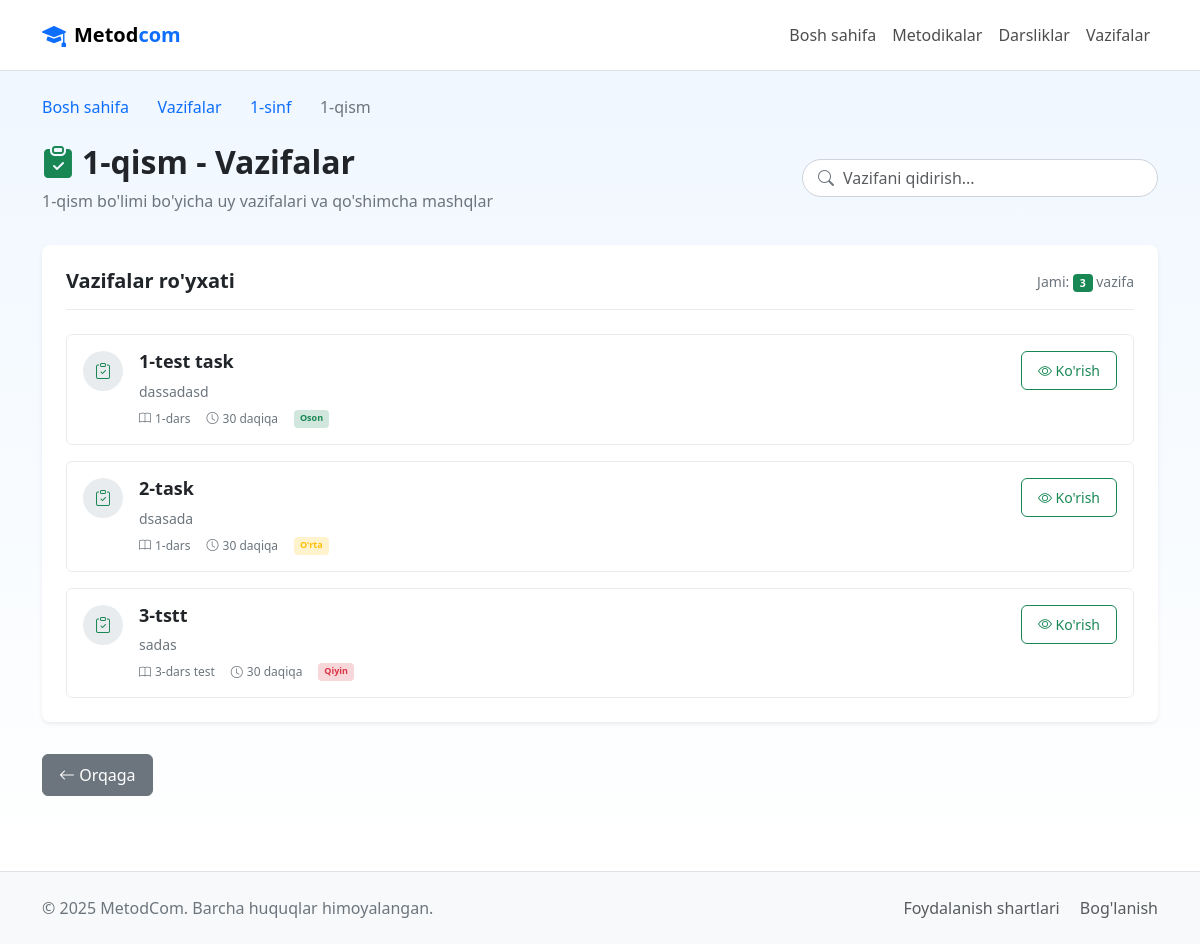
The app's page /tasks/section/3/ (signed in), older data.
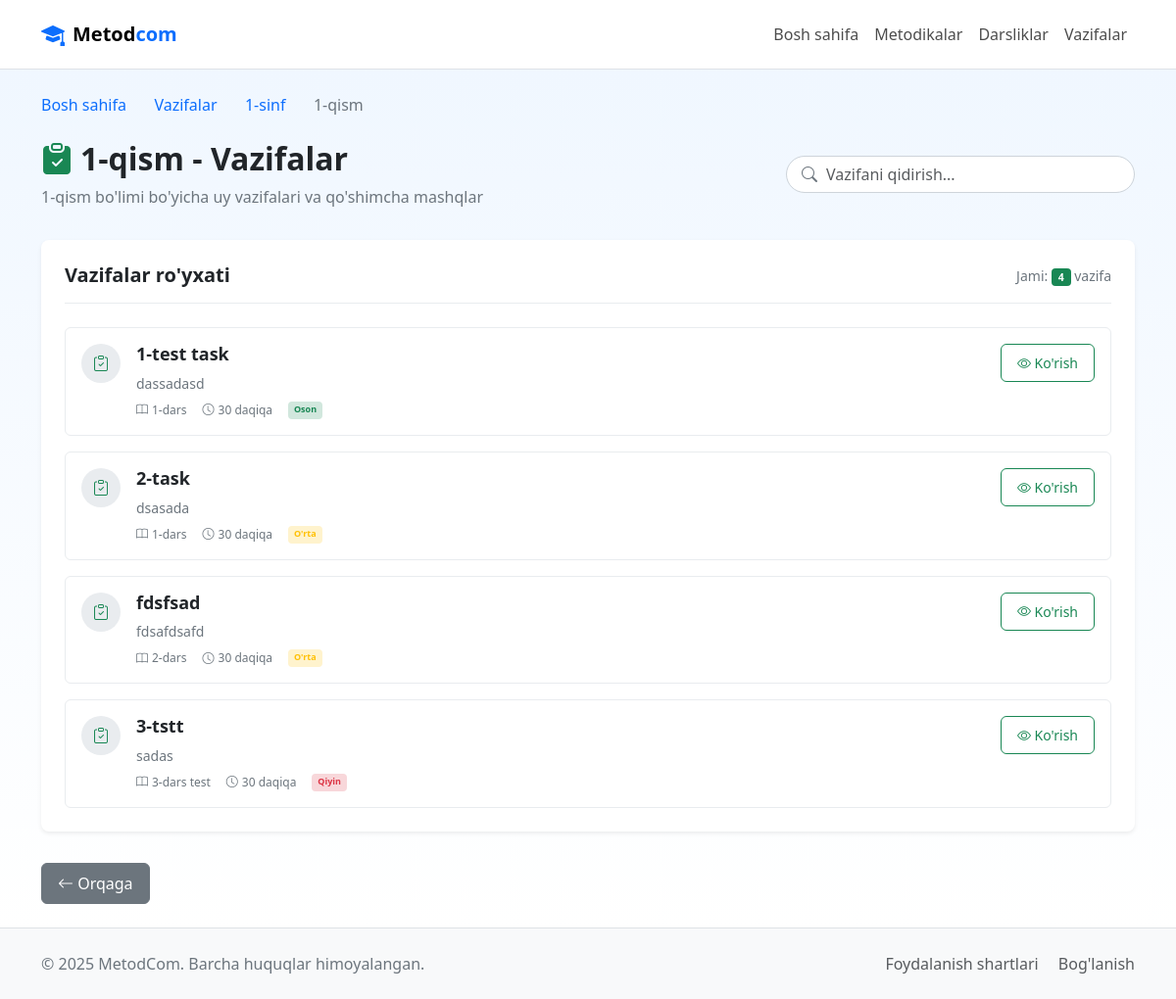
The same page, newer data.
### maktab/models.py (models this page shows, shortened)
class Task(models.Model):
    DIFFICULTY_CHOICES = [
        ('easy', 'Oson'),
        ('medium', 'Orta'),
        ('hard', 'Qiyin'),
    ]
    title = models.CharField(max_length=200, verbose_name="Vazifa nomi")
    lesson = models.ForeignKey(Lesson, on_delete=models.CASCADE, related_name="tasks", verbose_name="Dars")
    difficulty = models.CharField(max_length=10, choices=DIFFICULTY_CHOICES, default='medium', verbose_name="Qiyinlik darajasi")
    description = models.TextField(verbose_name="Vazifa tavsifi")
    instructions = models.TextField(verbose_name="Bajarish yo'riqnomasi")
    time_estimate = models.PositiveIntegerField(default=30, verbose_name="Bajarish vaqti (daqiqa)")
    created_at = models.DateTimeField(auto_now_add=True, verbose_name="Yaratilgan vaqt")
    is_active = models.BooleanField(default=True, verbose_name="Faol")
    class Meta:
        verbose_name = "Vazifa"
        verbose_name_plural = "Vazifalar"
        ordering = ['lesson__order', 'title']

class Lesson(models.Model):
    title = models.CharField(max_length=200, verbose_name="Dars nomi")  # Masalan, Kirish
    section = models.ForeignKey(Section, on_delete=models.CASCADE, related_name="lessons", verbose_name="Qism")
    order = models.PositiveIntegerField(default=1, verbose_name="Tartib raqami")
    description = models.TextField(blank=True, verbose_name="Tavsif")
    class Meta:
        verbose_name = "Dars"
        verbose_name_plural = "Darslar"
        ordering = ['order']

### maktab/views.py (the view)
# urls.py: path('tasks/section/<int:section_id>/', views.task_by_subject, name='task_by_subject'),  # Vazifalar ro'yxati
@login_required
def task_by_subject(request, section_id):
    section = get_object_or_404(Section, id=section_id)
    lessons = Lesson.objects.filter(section=section).order_by('order')
    tasks = []
    for lesson in lessons:
        lesson_tasks = Task.objects.filter(lesson=lesson, is_active=True).order_by('title')
        for task in lesson_tasks:
            tasks.append(task)
    context = {
        'section': section,
        'lessons': lessons,
        'subject': section.subject,
        'grade': section.subject.grade,
        'tasks': tasks,
    }
    return render(request, 'school/task_final_list.html', context)

### templates/school/task_final_list.html (shortened to what the changed rows need)
{% load static %}
<!DOCTYPE html>
<html lang="uz">
<head>
  <link href="https://cdn.jsdelivr.net/npm/bootstrap@5.3.0/dist/css/bootstrap.min.css" rel="stylesheet">
  <link rel="stylesheet" href="https://cdn.jsdelivr.net/npm/bootstrap-icons@1.11.1/font/bootstrap-icons.css">
  <link rel="stylesheet" href="/static/css/lesson_list.css">
</head>
<body>
  <main>
    <div class="lesson-container">
      <div class="container py-4">
        <div class="lesson-header">
          <div class="row align-items-center">
            <div class="col-md-8">
              <h1 class="lesson-title">
                <i class="bi bi-clipboard-check-fill text-success me-2"></i>
                {{ section.name }} - Vazifalar
              </h1>
            </div>
          </div>
        </div>
        <div class="lessons-list-container">
          <div class="lessons-list-header">
            <h2 class="lessons-list-title">Vazifalar ro'yxati</h2>
            <div class="lessons-count">Jami: <span class="badge bg-success">{{ tasks|length }}</span> vazifa</div>
          </div>
          {% if tasks %}
            <div class="lessons-list">
              {% for task in tasks %}
                <div class="lesson-item" data-lesson-title="{{ task.title|lower }}">
                  <div class="lesson-number">
                    <i class="bi bi-clipboard-check text-success"></i>
                  </div>
                  <div class="lesson-content">
                    <h3 class="lesson-item-title">{{ task.title }}</h3>
                    <p class="lesson-item-description">{{ task.description|truncatechars:120 }}</p>
                    <div class="lesson-meta">
                      <span class="lesson-methodology-count">
                        <i class="bi bi-book"></i> {{ task.lesson.title }}
                      </span>
                      <span class="lesson-page">
                        <i class="bi bi-clock"></i> {{ task.time_estimate }} daqiqa
                      </span>
                      <span class="badge bg-{% if task.difficulty == 'easy' %}success{% elif task.difficulty == 'medium' %}warning{% else %}danger{% endif %}-subtle text-{% if task.difficulty == 'easy' %}success{% elif task.difficulty == 'medium' %}warning{% else %}danger{% endif %}">
                        {% if task.difficulty == 'easy' %}Oson
                        {% elif task.difficulty == 'medium' %}O'rta
                        {% elif task.difficulty == 'hard' %}Qiyin{% endif %}
                      </span>
                    </div>
                  </div>
                  <div class="lesson-actions">
                    <a href="{% url 'maktab:task_detail' task.id %}" class="btn btn-outline-success btn-sm">
                      <i class="bi bi-eye"></i> Ko'rish
                    </a>
                  </div>
                </div>
              {% endfor %}
            </div>
          {% endif %}
        </div>
      </div>
    </div>
  </main>
</body>
</html>

Row changes from the older to the newer data that the page shows:
added Task: title "fdsfsad", description "fdsafdsafd", lesson "2-dars", time_estimate "30", difficulty "O'rta"
Text that changed along with them:
{{ tasks|length }}: "3" → "4"
